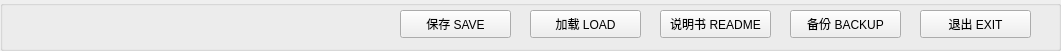
  <widget class="QGroupBox" name="groupBox_6">
   <property name="geometry">
    <rect>
     <x>30</x>
     <y>650</y>
     <width>1061</width>
     <height>51</height>
    </rect>
   </property>
   <property name="title">
    <string/>
   </property>
   <widget class="QPushButton" name="btn_exit">
    <property name="geometry">
     <rect>
      <x>920</x>
      <y>10</y>
      <width>111</width>
      <height>28</height>
     </rect>
    </property>
    <property name="text">
     <string>退出 EXIT</string>
    </property>
   </widget>
   <widget class="QPushButton" name="btn_load">
    <property name="geometry">
     <rect>
      <x>530</x>
      <y>10</y>
      <width>111</width>
      <height>28</height>
     </rect>
    </property>
    <property name="text">
     <string>加载 LOAD</string>
    </property>
   </widget>
   <widget class="QPushButton" name="btn_save">
    <property name="geometry">
     <rect>
      <x>400</x>
      <y>10</y>
      <width>111</width>
      <height>28</height>
     </rect>
    </property>
    <property name="text">
     <string>保存 SAVE</string>
    </property>
   </widget>
   <widget class="QPushButton" name="btn_backupsetting">
    <property name="geometry">
     <rect>
      <x>790</x>
      <y>10</y>
      <width>111</width>
      <height>28</height>
     </rect>
    </property>
    <property name="text">
     <string>备份 BACKUP</string>
    </property>
   </widget>
   <widget class="QPushButton" name="btn_readme">
    <property name="geometry">
     <rect>
      <x>660</x>
      <y>10</y>
      <width>111</width>
      <height>28</height>
     </rect>
    </property>
    <property name="text">
     <string>说明书 README</string>
    </property>
   </widget>
  </widget>
